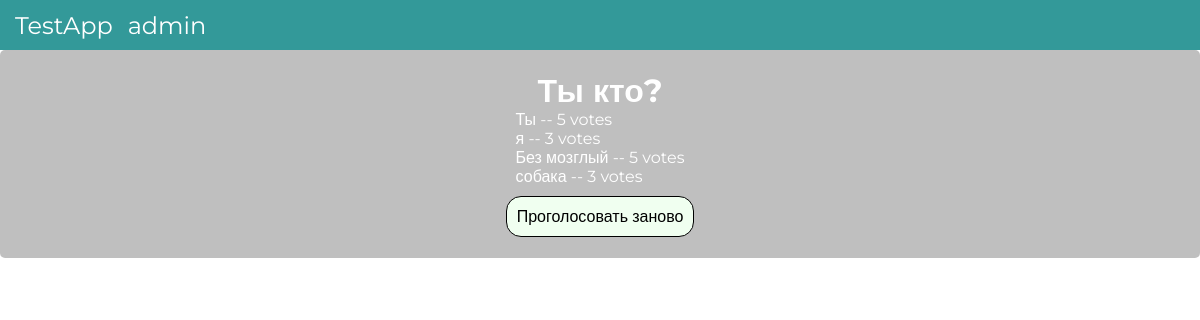
The app's page /3/results/ with its own data.
### great/models.py (models this page shows, shortened)
class Question(models.Model):
    question_text = models.CharField(max_length=200)
    pub_date = models.DateTimeField('date published')
    def was_published_recently(self):
        now = timezone.now()
        return now - datetime.timedelta(days=1) <= self.pub_date <= now
    was_published_recently.admin_order_field = 'pub_date'
    was_published_recently.boolean = True # выводить визуально на моменте просмотров всех вопросов
    was_published_recently.short_description = 'Было опубликованно недавно?' # заголовок во время просмотров всех вопросов

class Choice(models.Model):
    question = models.ForeignKey(Question, on_delete=models.CASCADE)
    choice_text = models.CharField(max_length=200)
    votes = models.IntegerField(default=0)

### great/views.py (the view)
# urls.py: path('<int:pk>/results/', views.ResultsView.as_view(), name='results'),
class ResultsView(generic.DetailView):
    model = Question
    template_name = 'great/results.html'

### great/templates/great/results.html (shortened to what this page needs)
<!DOCTYPE html>
<html lang="en">
<head>
    {% load static %}
    <link rel="stylesheet" type="text/css" href="{% static 'great/index.css' %}">
    <link rel="stylesheet" type="text/css" href="{% static 'great/results.css' %}">
</head>
<body>
    <header>
        <div><a href="{% url 'great:index' %}">TestApp</a></div>
        <div><a href="/admin">admin</a></div>
    </header>
    <div class="wrapper list">
            <h1>{{ question.question_text }}</h1>
            <ul>
                {% for choice in question.choice_set.all %}
                <li>{{ choice.choice_text }} -- {{ choice.votes }} vote{{ choice.votes|pluralize }}</li>
                {% endfor %}
            </ul>
            <a href="{% url 'great:detail' question.id %}" class="revoteButton">Проголосовать заново</a>
    </div>
</body>
</html>

### great/static/great/index.css (style rules this page uses)
* { box-sizing: border-box; padding: 0; margin: 0; }
body { background-image: url(https://media.giphy.com/media/3og0IIB0CrEPomHBYs/giphy.gif); background-size: cover; background-repeat: no-repeat; }
.wrapper { font-family: 'Montserrat', sans-serif; display: flex; flex-direction: column; justify-content: center; align-items: center; padding-top: 2%; color: white; }
.list { border: transparent 1px solid; border-radius: 5px; background-color: rgba(128, 128, 128, 0.5); padding: 20px; }
li { list-style-type: none; }
header { display: flex; flex-direction: row; justify-content: start; align-items: center; font-family: 'Montserrat', sans-serif; color: white; height: 50px; width: 100vw; background-color: rgba(0, 128, 128, 0.8); font-size: 1.5em; }
header div { padding-left: 15px; }
header a { color: white; text-decoration: none; }

### great/static/great/results.css (style rules this page uses)
.revoteButton { border: black 1px solid; border-radius: 15px; background-color: honeydew; font-size: 1em; padding: 10px; margin-top: 10px; text-decoration: none; color: black; }

### records on screen
Question: question_text "Ты кто?"
Choice: choice_text "Ты", votes "5"
Choice: choice_text "я", votes "3"
Choice: choice_text "Без мозглый", votes "5"
Choice: choice_text "собака", votes "3"
